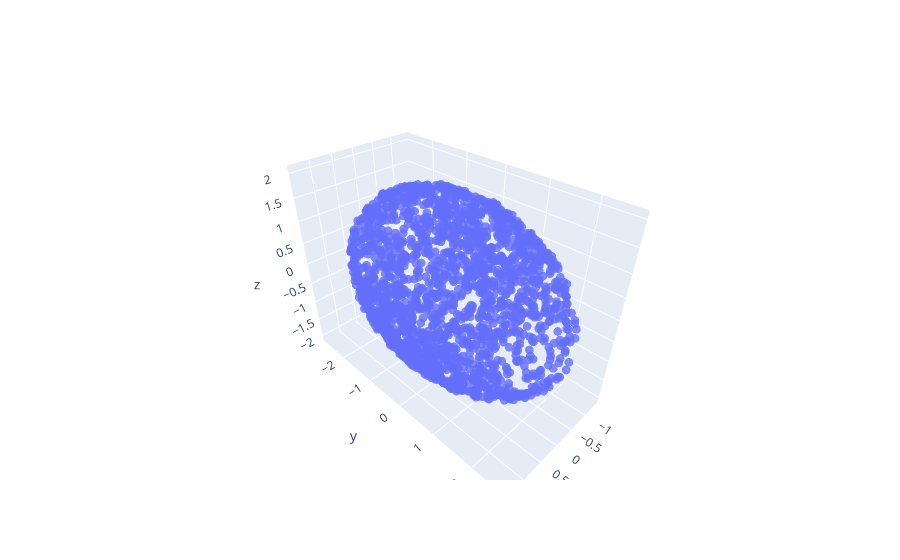

Source (notebook cell):
### Markdown cell above
And we can plot the starting samples of the Langevin equation and the target samples.

### Code cell
fig = go.Figure(data=[go.Scatter3d(x=samples[:,0], y=samples[:,1], z=samples[:,2],
                                   mode='markers',
                             marker=dict(size=3,opacity=0.8)),
                go.Scatter3d(x=x_0[:,0], y=x_0[:,1], z=x_0[:,2],
                                   mode='markers',
                             marker=dict(size=3,opacity=0.4)),])
fig.show()

### Figure 1 — Plotly figure (JSON) as saved in the notebook; plotly's stock layout.template omitted (floating-point values rounded to 4 significant figures; data arrays with more than 128 entries replaced by an {"elided": "..."} marker saying what was removed)
{"data": [{"marker": {"opacity": 0.8, "size": 3}, "mode": "markers", "type": "scatter3d", "x": {"elided": "2000 float values"}, "y": {"elided": "2000 float values"}, "z": {"elided": "2000 float values"}}], "layout": {}}
